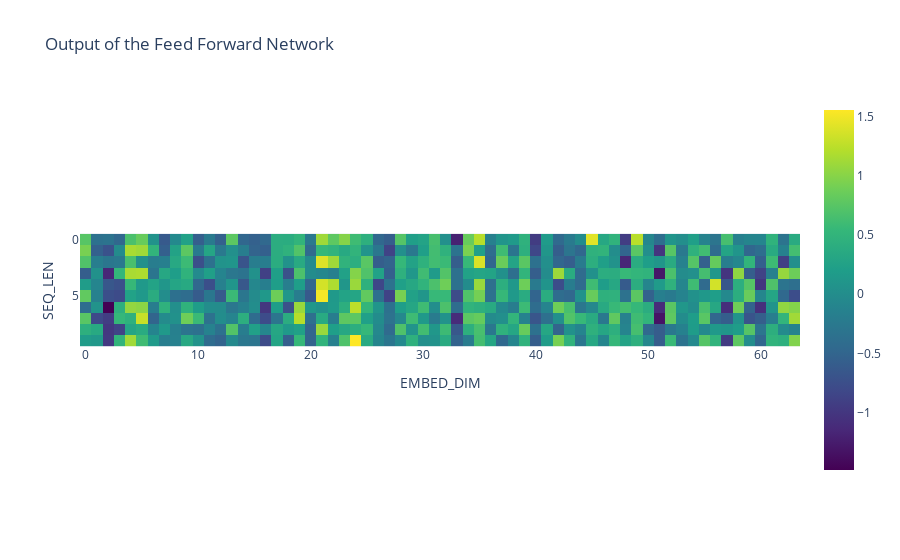

This figure's notebook cell:
### Code cell
px.imshow(ffn[0], title="Output of the Feed Forward Network", labels=dict(x="EMBED_DIM", y="SEQ_LEN"), color_continuous_scale="VIRIDIS")

### Figure 1 — Plotly figure (JSON) as saved in the notebook; plotly's stock layout.template omitted (floating-point values rounded to 4 significant figures; data arrays with more than 128 entries replaced by an {"elided": "..."} marker saying what was removed)
{"data": [{"coloraxis": "coloraxis", "hovertemplate": "EMBED_DIM: %{x}<br>SEQ_LEN: %{y}<br>color: %{z}<extra></extra>", "name": "0", "type": "heatmap", "xaxis": "x", "yaxis": "y", "z": {"elided": "10x64 float values"}}], "layout": {"coloraxis": {"colorscale": [[0, "#440154"], [0.1111, "#482878"], [0.2222, "#3e4989"], [0.3333, "#31688e"], [0.4444, "#26828e"], [0.5556, "#1f9e89"], [0.6667, "#35b779"], [0.7778, "#6ece58"], [0.8889, "#b5de2b"], [1, "#fde725"]]}, "title": {"text": "Output of the Feed Forward Network"}, "xaxis": {"anchor": "y", "constrain": "domain", "domain": [0, 1], "scaleanchor": "y", "title": {"text": "EMBED_DIM"}}, "yaxis": {"anchor": "x", "autorange": "reversed", "constrain": "domain", "domain": [0, 1], "title": {"text": "SEQ_LEN"}}}}
